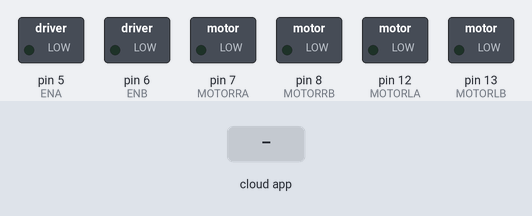
Simulated run of this sketch. Board: Arduino Uno, built with avr-gcc and run on an emulated ATmega328P. On the bench: switched loads named in the sketch (green lamp = pin HIGH). The test bench sets the inputs (shaded band). The ROS host is connected and sends only what is stated.

Above: at 1.2 s.
1.3 s: the phone or cloud app sets move_forward to 45
Timing chart, 0 to 4.3 s (numbered marks = the images above; inputs shaded):
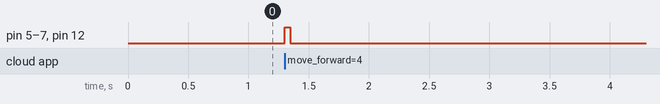

Measured:
- after the input at 1.3 s, pin 5 (ENA), pin 6 (ENB), pin 7 (MOTORRA), pin 12 (MOTORLA): LOW → HIGH at once, → LOW 0.05 s later

The sketch:

testMoveForward_Rosserial.ino
```cpp
// change flipped to match robot movement
#define FLIPPED true

#if !FLIPPED
#define ENA 5
#define ENB 6
#define MOTORLA 13
#define MOTORLB 12
#define MOTORRA 8
#define MOTORRB 7

#elif FLIPPED
#define ENA 5
#define ENB 6
#define MOTORLA 12
#define MOTORLB 13
#define MOTORRA 7
#define MOTORRB 8
#endif

// rosserial libraries
#include <ros.h>
#include <std_msgs/Int32.h>

void moveRobot(byte ena, byte enb, boolean la, boolean lb, boolean ra, boolean rb){
  analogWrite(ENA, ena);
  analogWrite(ENB, enb);
  digitalWrite(MOTORLA, la);
  digitalWrite(MOTORLB, lb);
  digitalWrite(MOTORRA, ra);
  digitalWrite(MOTORRB, rb);
}

void moveForward(int delayTime){
  moveRobot(255, 255, 1, 0, 1, 0);
  delay(delayTime);
  stopMotors(1);
}

void moveBackwards(int delayTime){
  moveRobot(255, 255, 0, 1, 0, 1);
  delay(delayTime);
  stopMotors(1);
}

void stopMotors(int delayTime){
  moveRobot(0, 0, 0, 0, 0, 0);
  delay(delayTime);
}

void initializeMotors(){
  pinMode(ENA, OUTPUT);
  pinMode(ENB, OUTPUT);
  pinMode(MOTORLA, OUTPUT);
  pinMode(MOTORLB, OUTPUT);
  pinMode(MOTORRA, OUTPUT);
  pinMode(MOTORRB, OUTPUT);
  stopMotors(1);
}

void setSpeedLeftRight(byte ena, byte enb){
  analogWrite(ENA, ena);
  analogWrite(ENB, enb);
}


void setSpeedLeft(byte ena){
  analogWrite(ENA, ena);
}

void setSpeedRight(byte enb){
  analogWrite(ENB, enb);
}

// ros related codes
ros::NodeHandle nodeHandle;

void moveForwardCallback(const std_msgs::Int32& delayTime){
  moveForward(delayTime.data); // this action gets the contents which is int compatible
}

//ros subscriber
ros::Subscriber<std_msgs::Int32> moveForwardSub("move_forward", &moveForwardCallback);

// main codes
void setup() {
  initializeMotors();
  nodeHandle.initNode();
  nodeHandle.subscribe(moveForwardSub);
}

void loop() {
  // put your main code here, to run repeatedly:
  //moveForward(500);
  //stopMotors(1000);

  // comment the line below to test if the motor is flipped
  //moveBackwards(500);
  //stopMotors(1000);

  nodeHandle.spinOnce();
  delay(1);
}
```
